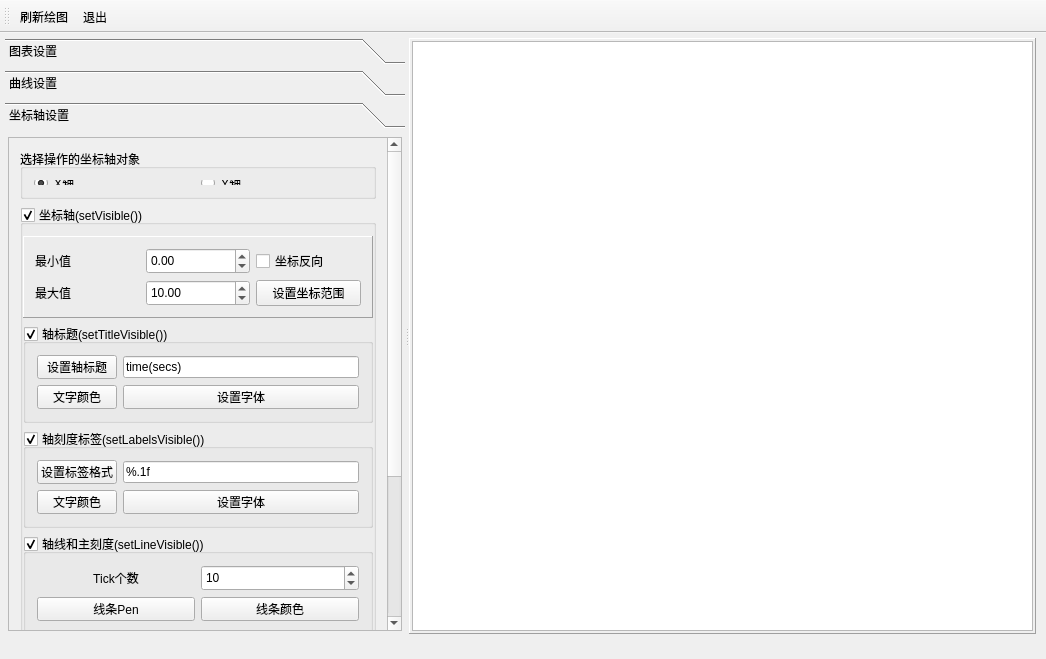
<?xml version="1.0" encoding="UTF-8"?>
<ui version="4.0">
 <class>MainWindow</class>
 <widget class="QMainWindow" name="MainWindow">
  <property name="geometry">
   <rect>
    <x>0</x>
    <y>0</y>
    <width>1046</width>
    <height>659</height>
   </rect>
  </property>
  <property name="font">
   <font>
    <family>宋体</family>
    <pointsize>10</pointsize>
   </font>
  </property>
  <property name="windowTitle">
   <string>QChart绘图详细功能</string>
  </property>
  <property name="styleSheet">
   <string notr="true">QPushButton,QComboBox{
	min-height:22px	
}

QSpinBox, QDoubleSpinBox{
	min-height:20px	
}
</string>
  </property>
  <widget class="QWidget" name="centralWidget">
   <widget class="QSplitter" name="splitter">
    <property name="geometry">
     <rect>
      <x>5</x>
      <y>5</y>
      <width>1031</width>
      <height>596</height>
     </rect>
    </property>
    <property name="orientation">
     <enum>Qt::Horizontal</enum>
    </property>
    <widget class="QToolBox" name="toolBox">
     <property name="maximumSize">
      <size>
       <width>400</width>
       <height>16777215</height>
      </size>
     </property>
     <property name="frameShape">
      <enum>QFrame::NoFrame</enum>
     </property>
     <property name="currentIndex">
      <number>2</number>
     </property>
     <widget class="QWidget" name="page">
      <property name="geometry">
       <rect>
        <x>0</x>
        <y>0</y>
        <width>400</width>
        <height>506</height>
       </rect>
      </property>
      <attribute name="icon">
       <iconset resource="res.qrc">
        <normaloff>:/icons/images/3.ico</normaloff>:/icons/images/3.ico</iconset>
      </attribute>
      <attribute name="label">
       <string>图表设置</string>
      </attribute>
      <layout class="QVBoxLayout" name="verticalLayout_5">
       <property name="spacing">
        <number>3</number>
       </property>
       <property name="leftMargin">
        <number>3</number>
       </property>
       <property name="topMargin">
        <number>3</number>
       </property>
       <property name="rightMargin">
        <number>3</number>
       </property>
       <property name="bottomMargin">
        <number>3</number>
       </property>
       <item>
        <widget class="QScrollArea" name="scrollArea_2">
         <property name="widgetResizable">
          <bool>true</bool>
         </property>
         <widget class="QWidget" name="scrollAreaWidgetContents_2">
          <property name="geometry">
           <rect>
            <x>0</x>
            <y>0</y>
            <width>392</width>
            <height>498</height>
           </rect>
          </property>
          <layout class="QVBoxLayout" name="verticalLayout_4">
           <item>
            <widget class="QGroupBox" name="groupBox">
             <property name="title">
              <string>标题</string>
             </property>
             <layout class="QGridLayout" name="gridLayout_9">
              <item row="0" column="0">
               <widget class="QPushButton" name="btnTitleSetText">
                <property name="toolTip">
                 <string>设置标题文字</string>
                </property>
                <property name="text">
                 <string>设置标题</string>
                </property>
               </widget>
              </item>
              <item row="0" column="1">
               <widget class="QLineEdit" name="editTitle">
                <property name="text">
                 <string>简单函数曲线</string>
                </property>
               </widget>
              </item>
              <item row="1" column="0">
               <widget class="QPushButton" name="btnTitleColor">
                <property name="text">
                 <string>标题文字颜色</string>
                </property>
               </widget>
              </item>
              <item row="1" column="1">
               <widget class="QPushButton" name="btnTitleFont">
                <property name="text">
                 <string>标题字体</string>
                </property>
               </widget>
              </item>
             </layout>
            </widget>
           </item>
           <item>
            <widget class="QGroupBox" name="groupBox_Legend">
             <property name="title">
              <string>图例</string>
             </property>
             <property name="checkable">
              <bool>true</bool>
             </property>
             <property name="checked">
              <bool>true</bool>
             </property>
             <layout class="QGridLayout" name="gridLayout_7">
              <item row="0" column="0">
               <widget class="QRadioButton" name="radioButton">
                <property name="text">
                 <string>上方</string>
                </property>
                <property name="checked">
                 <bool>true</bool>
                </property>
               </widget>
              </item>
              <item row="0" column="1">
               <widget class="QRadioButton" name="radioButton_2">
                <property name="text">
                 <string>下方</string>
                </property>
               </widget>
              </item>
              <item row="1" column="0">
               <widget class="QRadioButton" name="radioButton_3">
                <property name="text">
                 <string>左侧</string>
                </property>
               </widget>
              </item>
              <item row="1" column="1">
               <widget class="QRadioButton" name="radioButton_4">
                <property name="text">
                 <string>右侧</string>
                </property>
               </widget>
              </item>
              <item row="2" column="0">
               <widget class="QPushButton" name="btnLegendlabelColor">
                <property name="text">
                 <string>文字颜色</string>
                </property>
               </widget>
              </item>
              <item row="2" column="1">
               <widget class="QPushButton" name="btnLegendFont">
                <property name="text">
                 <string>图例字体</string>
                </property>
               </widget>
              </item>
             </layout>
            </widget>
           </item>
           <item>
            <widget class="QGroupBox" name="groupBox_2">
             <property name="title">
              <string>边距</string>
             </property>
             <layout class="QGridLayout" name="gridLayout">
              <item row="0" column="0">
               <widget class="QLabel" name="label">
                <property name="text">
                 <string>左边距</string>
                </property>
                <property name="alignment">
                 <set>Qt::AlignCenter</set>
                </property>
               </widget>
              </item>
              <item row="0" column="1">
               <widget class="QSpinBox" name="spinMarginLeft">
                <property name="minimum">
                 <number>10</number>
                </property>
                <property name="maximum">
                 <number>500</number>
                </property>
               </widget>
              </item>
              <item row="1" column="0">
               <widget class="QLabel" name="label_2">
                <property name="text">
                 <string>右边距</string>
                </property>
                <property name="alignment">
                 <set>Qt::AlignCenter</set>
                </property>
               </widget>
              </item>
              <item row="1" column="1">
               <widget class="QSpinBox" name="spinMarginRight">
                <property name="minimum">
                 <number>10</number>
                </property>
                <property name="maximum">
                 <number>500</number>
                </property>
               </widget>
              </item>
              <item row="2" column="0">
               <widget class="QLabel" name="label_3">
                <property name="text">
                 <string>上边距</string>
                </property>
                <property name="alignment">
                 <set>Qt::AlignCenter</set>
                </property>
               </widget>
              </item>
              <item row="2" column="1">
               <widget class="QSpinBox" name="spinMarginTop">
                <property name="minimum">
                 <number>10</number>
                </property>
                <property name="maximum">
                 <number>500</number>
                </property>
               </widget>
              </item>
              <item row="3" column="0">
               <widget class="QLabel" name="label_4">
                <property name="text">
                 <string>下边距</string>
                </property>
                <property name="alignment">
                 <set>Qt::AlignCenter</set>
                </property>
               </widget>
              </item>
              <item row="3" column="1">
               <widget class="QSpinBox" name="spinMarginBottom">
                <property name="minimum">
                 <number>10</number>
                </property>
                <property name="maximum">
                 <number>500</number>
                </property>
               </widget>
              </item>
              <item row="4" column="0" colspan="2">
               <widget class="QPushButton" name="btnSetMargin">
                <property name="text">
                 <string>设置边距</string>
                </property>
               </widget>
              </item>
             </layout>
            </widget>
           </item>
           <item>
            <widget class="QGroupBox" name="groupBox_15">
             <property name="title">
              <string>动画效果</string>
             </property>
             <layout class="QGridLayout" name="gridLayout_10">
              <item row="0" column="0">
               <widget class="QLabel" name="label_6">
                <property name="text">
                 <string>动画效果</string>
                </property>
                <property name="alignment">
                 <set>Qt::AlignCenter</set>
                </property>
               </widget>
              </item>
              <item row="0" column="1">
               <widget class="QComboBox" name="comboAnimation">
                <item>
                 <property name="text">
                  <string>NoAnimation</string>
                 </property>
                </item>
                <item>
                 <property name="text">
                  <string>GridAxisAnimations</string>
                 </property>
                </item>
                <item>
                 <property name="text">
                  <string>SeriesAnimations</string>
                 </property>
                </item>
                <item>
                 <property name="text">
                  <string>AllAnimations</string>
                 </property>
                </item>
               </widget>
              </item>
              <item row="1" column="0">
               <widget class="QLabel" name="label_8">
                <property name="text">
                 <string>主  题</string>
                </property>
                <property name="alignment">
                 <set>Qt::AlignCenter</set>
                </property>
               </widget>
              </item>
              <item row="1" column="1">
               <widget class="QComboBox" name="comboTheme">
                <item>
                 <property name="text">
                  <string>Light</string>
                 </property>
                </item>
                <item>
                 <property name="text">
                  <string>BlueCerulean</string>
                 </property>
                </item>
                <item>
                 <property name="text">
                  <string>Dark</string>
                 </property>
                </item>
                <item>
                 <property name="text">
                  <string>BrownSand</string>
                 </property>
                </item>
                <item>
                 <property name="text">
                  <string>BlueNcs</string>
                 </property>
                </item>
                <item>
                 <property name="text">
                  <string>HighContrast</string>
                 </property>
                </item>
                <item>
                 <property name="text">
                  <string>BlueIcy</string>
                 </property>
                </item>
                <item>
                 <property name="text">
                  <string>Qt</string>
                 </property>
                </item>
               </widget>
              </item>
             </layout>
            </widget>
           </item>
          </layout>
         </widget>
        </widget>
       </item>
      </layout>
     </widget>
     <widget class="QWidget" name="page_2">
      <property name="geometry">
       <rect>
        <x>0</x>
        <y>0</y>
        <width>400</width>
        <height>506</height>
       </rect>
      </property>
      <attribute name="icon">
       <iconset resource="res.qrc">
        <normaloff>:/icons/images/dis3.ico</normaloff>:/icons/images/dis3.ico</iconset>
      </attribute>
      <attribute name="label">
       <string>曲线设置</string>
      </attribute>
      <layout class="QVBoxLayout" name="verticalLayout_10">
       <property name="spacing">
        <number>3</number>
       </property>
       <property name="leftMargin">
        <number>3</number>
       </property>
       <property name="topMargin">
        <number>3</number>
       </property>
       <property name="rightMargin">
        <number>3</number>
       </property>
       <property name="bottomMargin">
        <number>3</number>
       </property>
       <item>
        <widget class="QScrollArea" name="scrollArea_3">
         <property name="widgetResizable">
          <bool>true</bool>
         </property>
         <widget class="QWidget" name="scrollAreaWidgetContents_3">
          <property name="geometry">
           <rect>
            <x>0</x>
            <y>0</y>
            <width>392</width>
            <height>498</height>
           </rect>
          </property>
          <layout class="QVBoxLayout" name="verticalLayout_9">
           <item>
            <widget class="QGroupBox" name="groupBox_12">
             <property name="maximumSize">
              <size>
               <width>16777215</width>
               <height>60</height>
              </size>
             </property>
             <property name="title">
              <string>选择操作序列</string>
             </property>
             <layout class="QHBoxLayout" name="horizontalLayout_3">
              <item>
               <widget class="QRadioButton" name="radioSeries0">
                <property name="text">
                 <string>Sin曲线</string>
                </property>
                <property name="checked">
                 <bool>true</bool>
                </property>
               </widget>
              </item>
              <item>
               <widget class="QRadioButton" name="radioSeries1">
                <property name="text">
                 <string>Cos曲线</string>
                </property>
               </widget>
              </item>
             </layout>
            </widget>
           </item>
           <item>
            <widget class="QGroupBox" name="groupBox_Series">
             <property name="title">
              <string>序列曲线</string>
             </property>
             <property name="checkable">
              <bool>true</bool>
             </property>
             <property name="checked">
              <bool>true</bool>
             </property>
             <layout class="QGridLayout" name="gridLayout_3">
              <item row="0" column="0">
               <widget class="QPushButton" name="btnSeriesName">
                <property name="text">
                 <string>序列名称</string>
                </property>
               </widget>
              </item>
              <item row="0" column="1">
               <widget class="QLineEdit" name="editSeriesName">
                <property name="text">
                 <string>Sin曲线</string>
                </property>
               </widget>
              </item>
              <item row="1" column="0">
               <widget class="QPushButton" name="btnSeriesColor">
                <property name="text">
                 <string>曲线颜色</string>
                </property>
               </widget>
              </item>
              <item row="1" column="1">
               <widget class="QPushButton" name="btnSeriesPen">
                <property name="text">
                 <string>曲线Pen</string>
                </property>
               </widget>
              </item>
              <item row="2" column="0">
               <widget class="QCheckBox" name="chkkBoxUseOpenGL">
                <property name="toolTip">
                 <string>使用openGL后不能设置线型，不能显示数据点</string>
                </property>
                <property name="text">
                 <string>使用openGL</string>
                </property>
               </widget>
              </item>
              <item row="2" column="1">
               <widget class="QCheckBox" name="chkBoxPointVisible">
                <property name="text">
                 <string>数据点可见</string>
                </property>
               </widget>
              </item>
              <item row="3" column="0">
               <widget class="QLabel" name="label_5">
                <property name="text">
                 <string>透明度</string>
                </property>
                <property name="alignment">
                 <set>Qt::AlignCenter</set>
                </property>
               </widget>
              </item>
              <item row="3" column="1">
               <widget class="QSlider" name="sliderOpacity">
                <property name="maximum">
                 <number>10</number>
                </property>
                <property name="pageStep">
                 <number>2</number>
                </property>
                <property name="value">
                 <number>10</number>
                </property>
                <property name="orientation">
                 <enum>Qt::Horizontal</enum>
                </property>
               </widget>
              </item>
             </layout>
            </widget>
           </item>
           <item>
            <widget class="QGroupBox" name="groupBox_PointLabel">
             <property name="title">
              <string>数据点标签</string>
             </property>
             <property name="checkable">
              <bool>true</bool>
             </property>
             <property name="checked">
              <bool>false</bool>
             </property>
             <layout class="QVBoxLayout" name="verticalLayout_7">
              <item>
               <layout class="QHBoxLayout" name="horizontalLayout_4">
                <item>
                 <widget class="QPushButton" name="btnSeriesLabColor">
                  <property name="text">
                   <string>标签颜色</string>
                  </property>
                 </widget>
                </item>
                <item>
                 <widget class="QPushButton" name="btnSeriesLabFont">
                  <property name="text">
                   <string>标签字体</string>
                  </property>
                 </widget>
                </item>
               </layout>
              </item>
              <item>
               <widget class="QGroupBox" name="groupBox_14">
                <property name="title">
                 <string>标签格式</string>
                </property>
                <layout class="QVBoxLayout" name="verticalLayout_6">
                 <item>
                  <widget class="QRadioButton" name="radioSeriesLabFormat0">
                   <property name="text">
                    <string>@yPoint</string>
                   </property>
                   <property name="checked">
                    <bool>true</bool>
                   </property>
                  </widget>
                 </item>
                 <item>
                  <widget class="QRadioButton" name="radioSeriesLabFormat1">
                   <property name="text">
                    <string>(@xPoint, @yPoint)</string>
                   </property>
                  </widget>
                 </item>
                </layout>
               </widget>
              </item>
             </layout>
            </widget>
           </item>
          </layout>
         </widget>
        </widget>
       </item>
      </layout>
     </widget>
     <widget class="QWidget" name="page_3">
      <property name="geometry">
       <rect>
        <x>0</x>
        <y>0</y>
        <width>400</width>
        <height>506</height>
       </rect>
      </property>
      <attribute name="icon">
       <iconset resource="res.qrc">
        <normaloff>:/icons/images/39.ico</normaloff>:/icons/images/39.ico</iconset>
      </attribute>
      <attribute name="label">
       <string>坐标轴设置</string>
      </attribute>
      <layout class="QVBoxLayout" name="verticalLayout_3">
       <property name="spacing">
        <number>3</number>
       </property>
       <property name="leftMargin">
        <number>3</number>
       </property>
       <property name="topMargin">
        <number>3</number>
       </property>
       <property name="rightMargin">
        <number>3</number>
       </property>
       <property name="bottomMargin">
        <number>3</number>
       </property>
       <item>
        <widget class="QScrollArea" name="scrollArea">
         <property name="verticalScrollBarPolicy">
          <enum>Qt::ScrollBarAsNeeded</enum>
         </property>
         <property name="widgetResizable">
          <bool>true</bool>
         </property>
         <widget class="QWidget" name="scrollAreaWidgetContents">
          <property name="geometry">
           <rect>
            <x>0</x>
            <y>0</y>
            <width>375</width>
            <height>600</height>
           </rect>
          </property>
          <layout class="QVBoxLayout" name="verticalLayout_8">
           <item>
            <widget class="QGroupBox" name="groupBox_SelectAxis">
             <property name="maximumSize">
              <size>
               <width>16777215</width>
               <height>50</height>
              </size>
             </property>
             <property name="title">
              <string>选择操作的坐标轴对象</string>
             </property>
             <layout class="QHBoxLayout" name="horizontalLayout_2">
              <item>
               <widget class="QRadioButton" name="radioAxisX">
                <property name="text">
                 <string>X轴</string>
                </property>
                <property name="checked">
                 <bool>true</bool>
                </property>
               </widget>
              </item>
              <item>
               <widget class="QRadioButton" name="radioAxisY">
                <property name="text">
                 <string>Y轴</string>
                </property>
                <property name="checked">
                 <bool>false</bool>
                </property>
               </widget>
              </item>
             </layout>
            </widget>
           </item>
           <item>
            <widget class="QGroupBox" name="groupBox_Axis">
             <property name="title">
              <string>坐标轴(setVisible())</string>
             </property>
             <property name="flat">
              <bool>true</bool>
             </property>
             <property name="checkable">
              <bool>true</bool>
             </property>
             <layout class="QVBoxLayout" name="verticalLayout_2">
              <property name="leftMargin">
               <number>0</number>
              </property>
              <property name="rightMargin">
               <number>0</number>
              </property>
              <item>
               <widget class="QFrame" name="frame">
                <property name="frameShape">
                 <enum>QFrame::Panel</enum>
                </property>
                <property name="frameShadow">
                 <enum>QFrame::Raised</enum>
                </property>
                <layout class="QGridLayout" name="gridLayout_4">
                 <item row="0" column="0">
                  <widget class="QLabel" name="label_7">
                   <property name="text">
                    <string>最小值</string>
                   </property>
                  </widget>
                 </item>
                 <item row="0" column="1">
                  <widget class="QDoubleSpinBox" name="spinAxisMin">
                   <property name="minimum">
                    <double>-1000.000000000000000</double>
                   </property>
                   <property name="maximum">
                    <double>1000.000000000000000</double>
                   </property>
                  </widget>
                 </item>
                 <item row="1" column="0">
                  <widget class="QLabel" name="label_11">
                   <property name="text">
                    <string>最大值</string>
                   </property>
                  </widget>
                 </item>
                 <item row="1" column="1">
                  <widget class="QDoubleSpinBox" name="spinAxisMax">
                   <property name="minimum">
                    <double>-1000.000000000000000</double>
                   </property>
                   <property name="maximum">
                    <double>1000.000000000000000</double>
                   </property>
                   <property name="value">
                    <double>10.000000000000000</double>
                   </property>
                  </widget>
                 </item>
                 <item row="1" column="2">
                  <widget class="QPushButton" name="btnSetAxisRange">
                   <property name="text">
                    <string>设置坐标范围</string>
                   </property>
                  </widget>
                 </item>
                 <item row="0" column="2">
                  <widget class="QCheckBox" name="chkBoxAxisReverse">
                   <property name="text">
                    <string>坐标反向</string>
                   </property>
                  </widget>
                 </item>
                </layout>
               </widget>
              </item>
              <item>
               <widget class="QGroupBox" name="groupBox_AxisTitle">
                <property name="title">
                 <string>轴标题(setTitleVisible())</string>
                </property>
                <property name="checkable">
                 <bool>true</bool>
                </property>
                <layout class="QGridLayout" name="gridLayout_2">
                 <item row="0" column="0">
                  <widget class="QPushButton" name="btnAxisSetTitle">
                   <property name="text">
                    <string>设置轴标题</string>
                   </property>
                  </widget>
                 </item>
                 <item row="0" column="1">
                  <widget class="QLineEdit" name="editAxisTitle">
                   <property name="text">
                    <string>time(secs)</string>
                   </property>
                  </widget>
                 </item>
                 <item row="1" column="0">
                  <widget class="QPushButton" name="btnAxisTitleColor">
                   <property name="text">
                    <string>文字颜色</string>
                   </property>
                  </widget>
                 </item>
                 <item row="1" column="1">
                  <widget class="QPushButton" name="btnAxisTitleFont">
                   <property name="text">
                    <string>设置字体</string>
                   </property>
                  </widget>
                 </item>
                </layout>
               </widget>
              </item>
              <item>
               <widget class="QGroupBox" name="groupBox_AxisLabel">
                <property name="title">
                 <string>轴刻度标签(setLabelsVisible())</string>
                </property>
                <property name="checkable">
                 <bool>true</bool>
                </property>
                <layout class="QGridLayout" name="gridLayout_6">
                 <item row="0" column="0">
                  <widget class="QPushButton" name="btnAxisLabelFormat">
                   <property name="text">
                    <string>设置标签格式</string>
                   </property>
                  </widget>
                 </item>
                 <item row="0" column="1">
                  <widget class="QLineEdit" name="editAxisLabelFormat">
                   <property name="text">
                    <string>%.1f</string>
                   </property>
                  </widget>
                 </item>
                 <item row="1" column="0">
                  <widget class="QPushButton" name="btnAxisLabelColor">
                   <property name="text">
                    <string>文字颜色</string>
                   </property>
                  </widget>
                 </item>
                 <item row="1" column="1">
                  <widget class="QPushButton" name="btnAxisLabelFont">
                   <property name="minimumSize">
                    <size>
                     <width>0</width>
                     <height>24</height>
                    </size>
                   </property>
                   <property name="text">
                    <string>设置字体</string>
                   </property>
                  </widget>
                 </item>
                </layout>
               </widget>
              </item>
              <item>
               <widget class="QGroupBox" name="groupBox_Ticks">
                <property name="title">
                 <string>轴线和主刻度(setLineVisible())</string>
                </property>
                <property name="checkable">
                 <bool>true</bool>
                </property>
                <layout class="QGridLayout" name="gridLayout_5">
                 <item row="0" column="0">
                  <widget class="QLabel" name="label_9">
                   <property name="text">
                    <string>Tick个数</string>
                   </property>
                   <property name="alignment">
                    <set>Qt::AlignCenter</set>
                   </property>
                  </widget>
                 </item>
                 <item row="0" column="1">
                  <widget class="QSpinBox" name="spinTickCount">
                   <property name="minimum">
                    <number>1</number>
                   </property>
                   <property name="maximum">
                    <number>1000</number>
                   </property>
                   <property name="value">
                    <number>10</number>
                   </property>
                  </widget>
                 </item>
                 <item row="1" column="0">
                  <widget class="QPushButton" name="btnAxisLinePen">
                   <property name="text">
                    <string>线条Pen</string>
                   </property>
                  </widget>
                 </item>
                 <item row="1" column="1">
                  <widget class="QPushButton" name="btnAxisLinePenColor">
                   <property name="text">
                    <string>线条颜色</string>
                   </property>
                  </widget>
                 </item>
                </layout>
               </widget>
              </item>
              <item>
               <widget class="QGroupBox" name="groupBox_GridLine">
                <property name="title">
                 <string>主网格线(setGridLineVisible())</string>
                </property>
                <property name="checkable">
                 <bool>true</bool>
                </property>
                <layout class="QHBoxLayout" name="horizontalLayout_5">
                 <item>
                  <widget class="QPushButton" name="btnGridLinePen">
                   <property name="text">
                    <string>线条Pen</string>
                   </property>
                  </widget>
                 </item>
                 <item>
                  <widget class="QPushButton" name="btnGridLineColor">
                   <property name="text">
                    <string>线条颜色</string>
                   </property>
                  </widget>
                 </item>
                </layout>
               </widget>
              </item>
              <item>
               <widget class="QGroupBox" name="groupBox_MinorGrid">
                <property name="title">
                 <string>次网格线(setMinorGridLineVisible())</string>
                </property>
                <property name="checkable">
                 <bool>true</bool>
                </property>
                <layout class="QGridLayout" name="gridLayout_8">
                 <item row="0" column="0">
                  <widget class="QLabel" name="label_10">
                   <property name="text">
                    <string>MinorTick个数</string>
                   </property>
                   <property name="alignment">
                    <set>Qt::AlignCenter</set>
                   </property>
                  </widget>
                 </item>
                 <item row="0" column="1">
                  <widget class="QSpinBox" name="spinMinorTickCount">
                   <property name="value">
                    <number>4</number>
                   </property>
                  </widget>
                 </item>
                 <item row="1" column="0">
                  <widget class="QPushButton" name="btnMinorPen">
                   <property name="text">
                    <string>线条Pen</string>
                   </property>
                  </widget>
                 </item>
                 <item row="1" column="1">
                  <widget class="QPushButton" name="btnMinorColor">
                   <property name="text">
                    <string>线条颜色</string>
                   </property>
                  </widget>
                 </item>
                </layout>
               </widget>
              </item>
             </layout>
            </widget>
           </item>
          </layout>
         </widget>
        </widget>
       </item>
      </layout>
     </widget>
    </widget>
    <widget class="QFrame" name="frame_chart">
     <property name="frameShape">
      <enum>QFrame::Panel</enum>
     </property>
     <property name="frameShadow">
      <enum>QFrame::Raised</enum>
     </property>
     <layout class="QVBoxLayout" name="verticalLayout">
      <property name="leftMargin">
       <number>2</number>
      </property>
      <property name="topMargin">
       <number>2</number>
      </property>
      <property name="rightMargin">
       <number>2</number>
      </property>
      <property name="bottomMargin">
       <number>2</number>
      </property>
      <item>
       <widget class="QChartView" name="chartView"/>
      </item>
     </layout>
    </widget>
   </widget>
  </widget>
  <widget class="QToolBar" name="mainToolBar">
   <property name="toolButtonStyle">
    <enum>Qt::ToolButtonTextBesideIcon</enum>
   </property>
   <attribute name="toolBarArea">
    <enum>TopToolBarArea</enum>
   </attribute>
   <attribute name="toolBarBreak">
    <bool>false</bool>
   </attribute>
   <addaction name="actDraw"/>
   <addaction name="actQuit"/>
  </widget>
  <action name="actDraw">
   <property name="icon">
    <iconset resource="res.qrc">
     <normaloff>:/icons/images/828.bmp</normaloff>:/icons/images/828.bmp</iconset>
   </property>
   <property name="text">
    <string>刷新绘图</string>
   </property>
   <property name="toolTip">
    <string>刷新绘图</string>
   </property>
  </action>
  <action name="actQuit">
   <property name="icon">
    <iconset resource="res.qrc">
     <normaloff>:/icons/images/132.bmp</normaloff>:/icons/images/132.bmp</iconset>
   </property>
   <property name="text">
    <string>退出</string>
   </property>
   <property name="toolTip">
    <string>退出</string>
   </property>
  </action>
  <action name="actZoomIn">
   <property name="icon">
    <iconset resource="res.qrc">
     <normaloff>:/icons/images/418.bmp</normaloff>:/icons/images/418.bmp</iconset>
   </property>
   <property name="text">
    <string>放大</string>
   </property>
   <property name="toolTip">
    <string>放大</string>
   </property>
  </action>
  <action name="actZoomOut">
   <property name="icon">
    <iconset resource="res.qrc">
     <normaloff>:/icons/images/416.bmp</normaloff>:/icons/images/416.bmp</iconset>
   </property>
   <property name="text">
    <string>缩小</string>
   </property>
   <property name="toolTip">
    <string>缩小</string>
   </property>
  </action>
  <action name="actZoomReset">
   <property name="icon">
    <iconset resource="res.qrc">
     <normaloff>:/icons/images/414.bmp</normaloff>:/icons/images/414.bmp</iconset>
   </property>
   <property name="text">
    <string>原始大小</string>
   </property>
   <property name="toolTip">
    <string>还原为原始大小</string>
   </property>
  </action>
 </widget>
 <layoutdefault spacing="6" margin="11"/>
 <customwidgets>
  <customwidget>
   <class>QChartView</class>
   <extends>QGraphicsView</extends>
   <header location="global">QChartView.h</header>
  </customwidget>
 </customwidgets>
 <resources>
  <include location="res.qrc"/>
 </resources>
 <connections>
  <connection>
   <sender>actQuit</sender>
   <signal>triggered()</signal>
   <receiver>MainWindow</receiver>
   <slot>close()</slot>
   <hints>
    <hint type="sourcelabel">
     <x>-1</x>
     <y>-1</y>
    </hint>
    <hint type="destinationlabel">
     <x>389</x>
     <y>242</y>
    </hint>
   </hints>
  </connection>
 </connections>
</ui>
